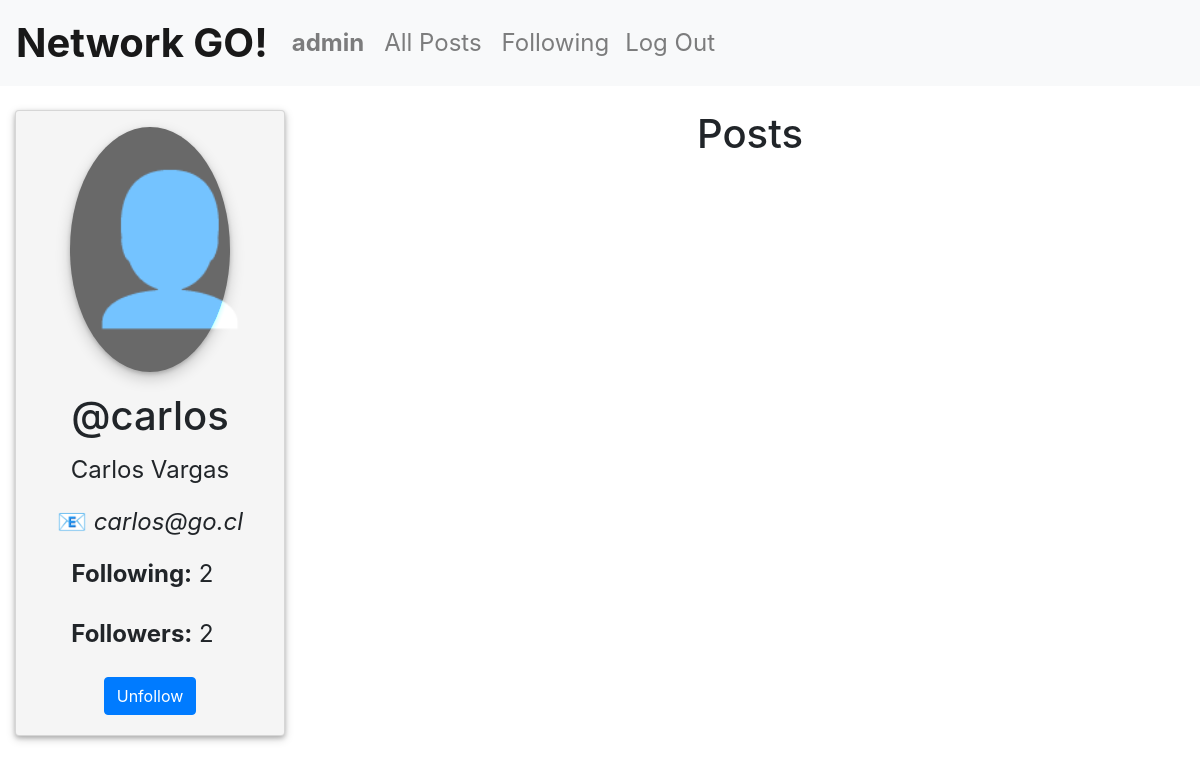
The app's page /profile/carlos (signed in) with its own data.
### network/models.py (models this page shows)
class User(AbstractUser):
    following = models.ManyToManyField("User", related_name='followers')

### network/views.py (the view, shortened to what this page needs)
# urls.py: path("profile/<str:username>", views.profile, name="profile"), #GET or PUT
@login_required
def profile(request, username):
    try:
        user = User.objects.get(username=username)
    except User.DoesNotExist:
        return HttpResponseNotFound(f"<h1>User '{username}' does not exist</h1>")
    if request.method == 'GET':
        return render(request, "network/profile.html", {
                "profile_user": user
            })
    else:
        return JsonResponse({
            "error": "GET or PUT request required."
        }, status=400)

### network/templates/network/profile.html (shortened to what this page needs)
{% extends "network/layout.html" %}
{% load static %}
{% block body %}
    <div class="container-fluid mt-4">
        <div class="row justify-content-center">
                <div id="profile-view" class="col-3">
                    <div class="card">
                        <div id="profile-img" class="card-img-top  mt-3"><label>👤</label></div>
                        <div class="card-body">
                            <h1 class="card-title text-center">@{{ profile_user.username }}</h1>
                            <p class="card-text">{{ profile_user.first_name | capfirst }} {{ profile_user.last_name | capfirst }}</p>
                            <p class="card-text">&#128231;<i> {{ profile_user.email }}</i></p>
                            <p class="col"><label><b>Following:</b></label> <label id="following-count"> {{profile_user.following.all | length }} </label></p>
                            <p class="col"><label><b>Followers:</b></label> <label id="followers-count"> {{profile_user.followers.all | length }} </label></p>
                            {% if user.username != profile_user.username %}
                                {% if profile_user in user.following.all %}
                                    <button id="follow-btn" class="btn btn-primary">Unfollow</button>
                                {% else %}
                                    <button id="follow-btn" class="btn btn-primary">Follow</button>
                                {% endif %}
                            {% endif %}
                        </div>
                    </div>
                </div>
                <div id="posts-view" class="col-9">
                    <h1 id="posts-title" class="title">Posts</h1>
                </div>
        </div>
    </div>
{% endblock %}

### network/templates/network/layout.html (shortened to what this page needs)
{% load static %}
<!DOCTYPE html>
<html lang="en">
    <head>
        <link rel="stylesheet" href="https://stackpath.bootstrapcdn.com/bootstrap/4.4.1/css/bootstrap.min.css">
        <link href="{% static 'network/styles.css' %}" rel="stylesheet">
    </head>
    <body>
        <nav class="navbar navbar-expand-lg navbar-light bg-light">
            <a class="navbar-brand" href="/">Network GO!</a>
            <div>
              <ul class="navbar-nav mr-auto">
                {% if user.is_authenticated %}
                    <li class="nav-item">
                        <a class="nav-link" href="{% url 'profile' user.username %}"><strong>{{ user.username }}</strong></a>
                    </li>
                {% endif %}
                <li class="nav-item ml-1">
                    <a id="allposts-btn" class="nav-link" href="{% url 'allposts' %}">All Posts</a>
                </li>
                {% if user.is_authenticated %}
                    <li class="nav-item ml-1">
                        <a id="following-btn" class="nav-link" href="{% url 'following' %}">Following</a>
                    </li>
                    <li class="nav-item">
                        <a class="nav-link" href="{% url 'logout' %}">Log Out</a>
                    </li>
                {% endif %}
              </ul>
            </div>
          </nav>
        <div class="body mt-2">
            {% block body %}
            {% endblock %}
        </div>
    </body>
</html>

### network/static/network/styles.css (style rules this page uses)
.navbar-brand { font-size: 2.5em; font-weight: bolder; }
.nav-item { font-size: 1.5em; }
#posts-view { text-align: center; }
.title { text-align: center; }
#profile-view { text-align: center; }
.card { width: 100%; text-align: center; box-shadow: 0 2px 4px 0 rgba(0, 0, 0, 0.2), 0 3px 10px 0 rgba(0, 0, 0, 0.19); background-color: whitesmoke; font-size: 1.5em; }
.col { padding-left: 0; }
#profile-img { border-radius: 50%; background-color: dimgray; width: 60%; margin-left: 20%; padding: 4%; font-size: 6em; display: inline-block; box-shadow: 0 2px 4px 0 rgba(0, 0, 0, 0.2), 0 6px 15px 0 rgba(0, 0, 0, 0.19); }
#profile-img label { mix-blend-mode: color-dodge; }

### records on screen
User: username "admin"
User: username "carlos", first_name "Carlos", last_name "Vargas", email "carlos@go.cl", following.all|length "2", followers.all|length "2"
